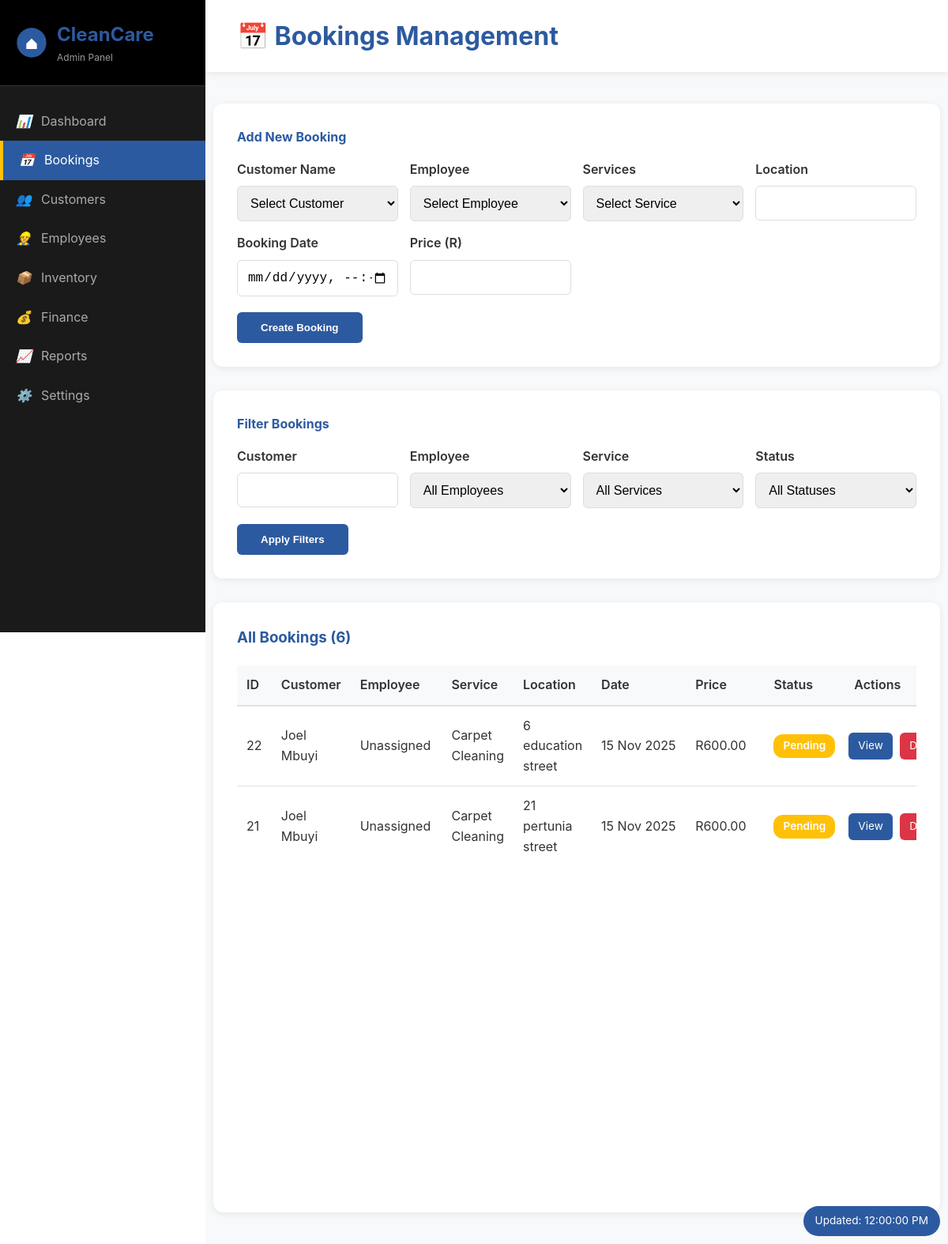
The page /pages/manage_bookings.php (signed in) on the database as committed earlier.
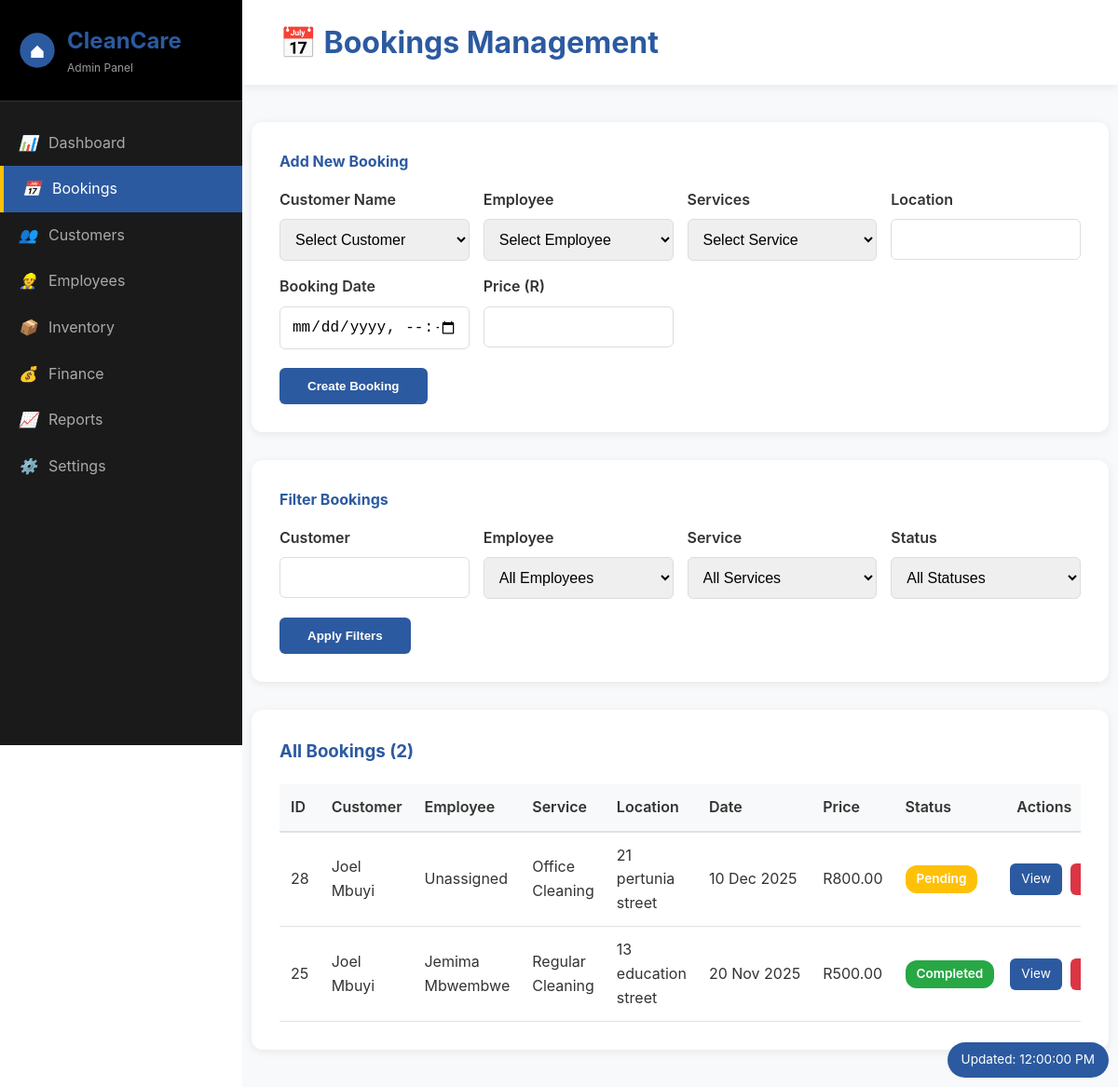
The same page on the database as committed later.
### tables this page shows
CREATE TABLE `bookings` (
  `id` int(11) NOT NULL,
  `customer_id` int(11) NOT NULL,
  `cleaner_id` int(11) DEFAULT NULL,
  `service_id` varchar(255) NOT NULL,
  `price` decimal(10,2) NOT NULL,
  `date_booked` date NOT NULL,
  `location` varchar(255) NOT NULL,
  `completed` tinyint(1) DEFAULT 0,
  `booking_date` date NOT NULL,
  `customer` varchar(100) NOT NULL,
  `cleaner` varchar(100) NOT NULL,
  `inventory_log` tinyint(1) DEFAULT 0,
  `inventory_deducted` tinyint(1) DEFAULT 0,
  `status` enum('pending','assigned','in_progress','completed_by_cleaner','completed','cancelled') DEFAULT 'pending',
  `payment_status` enum('unpaid','paid','refunded','partial_refund') DEFAULT 'unpaid',
  `cancelled_at` datetime DEFAULT NULL,
  `cancellation_reason` text DEFAULT NULL,
  `completed_by_cleaner_at` datetime DEFAULT NULL,
  `completed_by_admin_at` datetime DEFAULT NULL,
  `review` text DEFAULT NULL,
  `rating` int(11) DEFAULT NULL
);

CREATE TABLE `customers` (
  `id` int(11) NOT NULL,
  `name` varchar(100) NOT NULL,
  `email` varchar(100) DEFAULT NULL,
  `phone` varchar(20) DEFAULT NULL,
  `address` text DEFAULT NULL
);

CREATE TABLE `employees` (
  `id` int(11) NOT NULL,
  `name` varchar(100) NOT NULL,
  `email` varchar(100) DEFAULT NULL,
  `phone` varchar(20) DEFAULT NULL,
  `position` varchar(50) DEFAULT NULL
);

### pages/manage_bookings.php (the view, shortened to what this page needs)
<?php
require_once '../backend/db_config.php';
$filterCustomer = $_GET['customer_filter'] ?? '';
$where = [];
$params = [];
$whereSQL = !empty($where) ? 'WHERE ' . implode(' AND ', $where) : '';
$stmt = $pdo->prepare("SELECT b.*, c.name as customer_name, e.name as employee_name
                      FROM bookings b
                      LEFT JOIN customers c ON b.customer_id = c.id
                      LEFT JOIN employees e ON b.cleaner_id = e.id
                      $whereSQL
                      ORDER BY b.booking_date DESC, b.id DESC");
$stmt->execute($params);
$bookings = $stmt->fetchAll(PDO::FETCH_ASSOC);
?>
<!DOCTYPE html>
<html lang="en">
<head>
    <link rel="stylesheet" href="../frontend/css/style.css">
    <link rel="stylesheet" href="../frontend/css/dashboard.css">
</head>
<body>
    <div class="admin-layout">
        <aside class="admin-sidebar">
            <div class="sidebar-header">
                <div class="sidebar-logo">
                    <svg viewBox="0 0 60 60" width="40" height="40">
                        <circle cx="30" cy="30" r="28" fill="#2c5aa0"/>
                        <path d="M 20 32 L 30 22 L 40 32 L 40 42 L 20 42 Z" fill="white"/>
                    </svg>
                    <div>
                        <h2>CleanCare</h2>
                        <p>Admin Panel</p>
                    </div>
                </div>
            </div>
            <nav class="sidebar-nav">
                <a href="../dashboards/admin.php"><i>📊</i> Dashboard</a>
                <a href="manage_bookings.php" class="active"><i>📅</i> Bookings</a>
                <a href="manage_customers.php"><i>👥</i> Customers</a>
                <a href="manage_employees.php"><i>👷</i> Employees</a>
                <a href="manage_inventory.php"><i>📦</i> Inventory</a>
                <a href="manage_finance.php"><i>💰</i> Finance</a>
                <a href="reports.php"><i>📈</i> Reports</a>
                <a href="settings.php"><i>⚙️</i> Settings</a>
            </nav>
        </aside>
        <main class="admin-main">
            <div class="admin-header">
                <h1 style="margin: 0; color: #2c5aa0;">📅 Bookings Management</h1>
            </div>
            <div class="admin-content">
                <div class="form-card" id="addBookingForm">
                    <h4 style="color: #2c5aa0; margin-bottom: 15px;">Add New Booking</h4>
                    <form method="POST">
                        <div class="form-grid">
                            <div class="form-group">
                                <label>Customer Name</label>
                                <select name="customer_id" required>
                                    <option value="">Select Customer</option>
                                </select>
                            </div>
                            <div class="form-group">
                                <label>Employee</label>
                                <select name="cleaner_id">
                                    <option value="">Select Employee</option>
                                </select>
                            </div>
                            <div class="form-group">
                                <label>Services</label>
                                <select name="service" required>
                                    <option value="">Select Service</option>
                                </select>
                            </div>
                            <div class="form-group">
                                <label>Location</label>
                                <input type="text" name="location" required>
                            </div>
                            <div class="form-group">
                                <label>Booking Date</label>
                                <input type="datetime-local" name="booking_date" required>
                            </div>
                            <div class="form-group">
                                <label>Price (R)</label>
                                <input type="number" name="price" step="0.01" min="0" required>
                            </div>
                        </div>
                        <button type="submit" name="add_booking" class="btn-submit">Create Booking</button>
                    </form>
                </div>
                <div class="form-card">
                    <h4 style="color: #2c5aa0; margin-bottom: 15px;">Filter Bookings</h4>
                    <form method="GET">
                        <div class="form-grid">
                            <div class="form-group">
                                <label>Customer</label>
                                <input type="text" name="customer_filter" value="<?= htmlspecialchars($filterCustomer) ?>">
                            </div>
                            <div class="form-group">
                                <label>Employee</label>
                                <select name="employee_filter">
                                    <option value="">All Employees</option>
                                </select>
                            </div>
                            <div class="form-group">
                                <label>Service</label>
                                <select name="service_filter">
                                    <option value="">All Services</option>
                                </select>
                            </div>
                            <div class="form-group">
                                <label>Status</label>
                                <select name="status_filter">
                                    <option value="">All Statuses</option>
                                </select>
                            </div>
                        </div>
                        <button type="submit" class="btn-submit">Apply Filters</button>
                    </form>
                </div>
                <div class="data-table-container">
                    <h3 style="color: #2c5aa0;">All Bookings (<?= count($bookings) ?>)</h3>
                    <?php if (empty($bookings)): ?>
                        <p style="text-align: center; color: #999; padding: 40px;">No bookings found matching your criteria.</p>
                    <?php else: ?>
                        <div style="overflow-x: auto;">
                            <table class="data-table">
                                <thead>
                                    <tr>
                                        <th>ID</th>
                                        <th>Customer</th>
                                        <th>Employee</th>
                                        <th>Service</th>
                                        <th>Location</th>
                                        <th>Date</th>
                                        <th>Price</th>
                                        <th>Status</th>
                                        <th>Actions</th>
                                    </tr>
                                </thead>
                                <tbody>
                                    <?php foreach ($bookings as $booking): ?>
                                    <tr>
                                        <td><?= $booking['id'] ?></td>
                                        <td><?= htmlspecialchars($booking['customer_name'] ?? 'N/A') ?></td>
                                        <td><?= htmlspecialchars($booking['employee_name'] ?? 'Unassigned') ?></td>
                                        <td><?= htmlspecialchars($booking['service_id']) ?></td>
                                        <td><?= htmlspecialchars($booking['location']) ?></td>
                                        <td><?= date('d M Y', strtotime($booking['booking_date'])) ?></td>
                                        <td>R<?= number_format($booking['price'], 2) ?></td>
                                        <td>
                                            <span class="status-badge status-<?= $booking['completed'] ? 'completed' : 'pending' ?>">
                                                <?= $booking['completed'] ? 'Completed' : 'Pending' ?>
                                            </span>
                                        </td>
                                        <td>
                                            <div class="action-buttons"> <a href="booking_details.php?id=<?= $booking['id'] ?>" class="btn-action btn-view">View</a>
                                                <a href="?delete=<?= $booking['id'] ?>" class="btn-action" onclick="return confirm('Are you sure you want to permanently delete booking <?= $booking['id'] ?>?')">Delete</a>
                                            </div>
                                        </td>
                                    </tr>
                                    <?php endforeach; ?>
                                </tbody>
                            </table>
                        </div>
                    <?php endif; ?>
                </div>
            </div>
        </main>
    </div>
</body>
</html>

### frontend/css/style.css (style rules this page uses)
* { margin: 0; padding: 0; box-sizing: border-box; }
html { scroll-behavior: smooth; scroll-padding-top: 80px; }
body { font-family: -apple-system, BlinkMacSystemFont, 'Segoe UI', 'Roboto', 'Oxygen', 'Ubuntu', sans-serif; line-height: 1.6; color: #333; background: #ffffff; }

### frontend/css/dashboard.css (style rules this page uses)
.action-buttons { display: flex; gap: 15px; flex-wrap: wrap; }
.data-table-container { background: white; padding: 30px; border-radius: 12px; box-shadow: 0 2px 10px rgba(0,0,0,0.08); overflow-x: auto; }
.data-table { width: 100%; border-collapse: collapse; margin-top: 20px; }
.data-table thead { background: #f8f9fa; border-bottom: 2px solid #dee2e6; }
.data-table th { padding: 12px; text-align: left; font-weight: 600; color: #333; }
.data-table td { padding: 12px; border-bottom: 1px solid #dee2e6; }
.status-badge { padding: 4px 12px; border-radius: 12px; font-size: 0.85rem; font-weight: 600; display: inline-block; }
.status-pending { background: #FFC107; color: white; }
.status-completed { background: #17a2b8; color: white; }
.btn-action { background: #2c5aa0; color: white; border: none; padding: 8px 16px; border-radius: 6px; cursor: pointer; font-size: 0.9rem; transition: background 0.3s; text-decoration: none; display: inline-block; }

### pages/manage_bookings.php (style rules this page uses)
body { margin: 0; overflow-x: hidden; }
.admin-layout { display: flex; min-height: 100vh; }
.admin-sidebar { width: 260px; background: #1a1a1a; color: white; position: fixed; height: 100vh; overflow-y: auto; }
.sidebar-header { padding: 25px 20px; border-bottom: 1px solid #333; background: #000; }
.sidebar-logo { display: flex; align-items: center; gap: 12px; }
.sidebar-logo svg { width: 40px; height: 40px; }
.sidebar-logo h2 { font-size: 1.5rem; margin: 0; color: #2c5aa0; }
.sidebar-logo p { font-size: 0.75rem; color: #999; margin: 0; }
.sidebar-nav { padding: 20px 0; }
.sidebar-nav a { display: flex; align-items: center; padding: 12px 20px; color: #aaa; text-decoration: none; transition: all 0.3s; gap: 12px; }
.sidebar-nav a.active { background: #2c5aa0; color: white; border-left: 4px solid #FFC107; }
.admin-main { margin-left: 260px; flex: 1; background: #f8f9fa; min-height: 100vh; max-width: calc(100% - 260px); overflow-x: hidden; }
.admin-header { background: white; padding: 20px 40px; box-shadow: 0 2px 10px rgba(0,0,0,0.08); }
.admin-content { padding: 40px 10px 40px 10px; }
.form-card { background: white; padding: 30px; border-radius: 12px; box-shadow: 0 2px 10px rgba(0,0,0,0.08); margin-bottom: 30px; }
.form-grid { display: grid; grid-template-columns: repeat(auto-fit, minmax(200px, 1fr)); gap: 15px; margin-bottom: 20px; }
.form-group { display: flex; flex-direction: column; }
.form-group label { font-weight: 600; margin-bottom: 8px; color: #333; }
.form-group input, .form-group select { padding: 12px; border: 1px solid #ddd; border-radius: 6px; font-size: 1rem; }
.btn-submit { background: #2c5aa0; color: white; padding: 12px 30px; border: none; border-radius: 6px; font-weight: 600; cursor: pointer; transition: all 0.3s; }
.data-table-container { background: white; padding: 30px; border-radius: 12px; box-shadow: 0 2px 10px rgba(0,0,0,0.08); }
.data-table { width: 100%; border-collapse: collapse; margin-top: 20px; }
.data-table thead { background: #f8f9fa; border-bottom: 2px solid #dee2e6; }
.data-table th { padding: 12px; text-align: left; font-weight: 600; }
.data-table td { padding: 12px; border-bottom: 1px solid #dee2e6; }
.data-table td:last-child { padding-right: 5px; padding-left: 5px; }
.data-table td:nth-child(6) { min-width: 100px; white-space: nowrap; }
.status-badge { padding: 4px 12px; border-radius: 12px; font-size: 0.85rem; font-weight: 600; color: white; }
.status-completed { background: #28a745; }
.status-pending { background: #FFC107; }
.btn-action { background: #dc3545; color: white; padding: 6px 12px; border: none; border-radius: 6px; cursor: pointer; font-size: 0.85rem; text-decoration: none; display: inline-block; text-align: center; }
.btn-view { background: #2c5aa0; margin-right: 5px; }
.action-buttons { white-space: nowrap; display: block; }

Rows that differ between the two databases and show on the page:
removed bookings: id "22", customer.name "Joel Mbuyi", employee_name "Unassigned", service "Carpet Cleaning", location "6 education street", booking_date "15 Nov 2025", price "600.00", completed "Pending"
removed bookings: id "21", customer.name "Joel Mbuyi", employee_name "Unassigned", service "Carpet Cleaning", location "21 pertunia street", booking_date "15 Nov 2025", price "600.00", completed "Pending"
added bookings: id "28", customer.name "Joel Mbuyi", employee_name "Unassigned", service "Office Cleaning", location "21 pertunia street", booking_date "10 Dec 2025", price "800.00", completed "Pending"
added bookings: id "25", customer.name "Joel Mbuyi", cleaner.name "Jemima Mbwembwe", service "Regular Cleaning", location "13 education street", booking_date "20 Nov 2025", price "500.00", completed "Completed"
Other text that changed with them:
count($bookings): "6" → "2"
